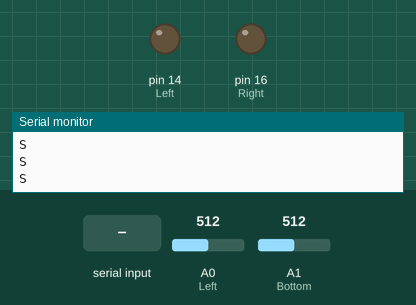
Simulated run of this sketch. Board: Arduino Uno, built with avr-gcc and run on an emulated ATmega328P. Parts: output pins drawn as LEDs (lit = HIGH), the last lines printed to the serial monitor. The test bench sets the inputs (shaded band); at power-on: A0 (Left) = 512, A1 (Bottom) = 512.

Above: at 1.0 s.
1.1 s: "S" received over Serial
At 1.7 s:
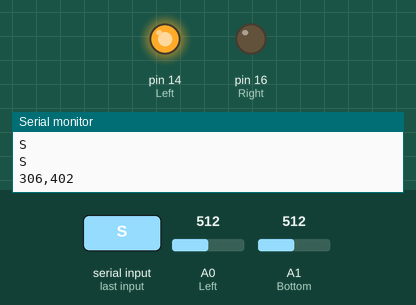
Timing chart, 0 to 4.1 s (numbered marks = the images above; inputs shaded):
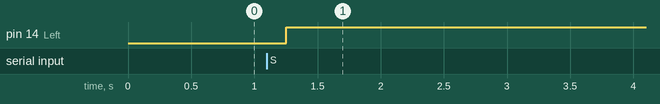

The sketch:

touchpad_sender.ino
```cpp
// (licence header left out)
// ------------
//  Globals
// ------------

// ----- Touchpad connections
const int Left = 14;                    // Arduino pin A0
const int Bottom  = 15;                 // Arduino pin A1
const int Right = 16;                   // Arduino pin A2
const int Top = 17;                     // Arduino pin A3

// ----- Touchpad coordinates
int Xpos = 0;
int Ypos = 0;
int Last_Xpos = 0;
int Last_Ypos = 0;

// ---- Serial connections
const long Bauds = 115200L;             // Serial baud rate

// ------------
//  setup()
// ------------
void setup() {
  Serial.begin(Bauds);

  // ----- attach the graphics display
  connect_to_display();                 //connect to the display

}

// ------------
//  loop()
// ------------
void loop() {

  // ----- has the display asked for data
  if (Serial.available() > 0)
  {
    char character = Serial.read();     // read character

    // ----- send data to display whenever a send character ('S') is received
    if (character == 'S') {

      // ---- Check touchpad
      touchpad();
      //calibrate();

      Serial.print(Xpos);
      Serial.print(',');
      Serial.println(Ypos);
    }
  }
}

// ------------
//  touchpad()
// ------------
void touchpad() {
  // ----- Apply volts across Y-axis
  pinMode(Top, OUTPUT);
  pinMode(Bottom, OUTPUT);
  digitalWrite(Top, HIGH);
  digitalWrite(Bottom, LOW);
  pinMode(Left, INPUT);
  pinMode(Right, INPUT);

  // ----- Calculate Y-coordinate
  int y = constrain(analogRead(Left), 61, 958);
  Ypos = map(y, 61, 958, 0, 800);

  // ----- Apply volts across X-axis
  pinMode(Left, OUTPUT);
  pinMode(Right, OUTPUT);
  digitalWrite(Left, HIGH);
  digitalWrite(Right, LOW);
  pinMode(Top, INPUT);
  pinMode(Bottom, INPUT);

  // ----- Calculate X-coordinate
  int x = constrain(analogRead(Bottom), 95, 912);
  Xpos = map(x, 95, 912, 0, 600);
}

// ------------
//  calibrate()
// ------------
void calibrate() {
  // ----- Apply volts across Y-axis
  pinMode(Top, OUTPUT);
  pinMode(Bottom, OUTPUT);
  digitalWrite(Top, HIGH);
  digitalWrite(Bottom, LOW);
  pinMode(Left, INPUT);
  pinMode(Right, INPUT);

  // ----- Calculate Y-coordinate
  Ypos = analogRead(Left);

  // ----- Apply volts across X-axis
  pinMode(Left, OUTPUT);
  pinMode(Right, OUTPUT);
  digitalWrite(Left, HIGH);
  digitalWrite(Right, LOW);
  pinMode(Top, INPUT);
  pinMode(Bottom, INPUT);

  // ----- Calculate X-coordinate
  Xpos = analogRead(Bottom);
}

// ===============================
// connect to graphics display
// ===============================
void connect_to_display()
{
  while (Serial.available() <= 0)
  {
    // ----- keep sending synch ('S') until the display responds
    Serial.println("S");
    delay(250);
  }
}
```

Measured:
- after the input at 1.1 s, pin 14 (Left): LOW → HIGH after 0.15 s
